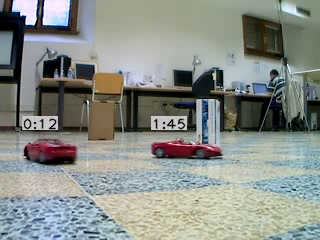
#> input picture frame 317 of remoteCarRecap.avi, 320 x 240 px, given in place of highwayTraffic.mp4, which was not available
$ python objectTracking.py
#> lines starting #> are read from the running program, lines starting #| are printed output that depends on the picture; after the words box and inside, x2 and y2 are one past the last pixel; in counts of white or black regions, pixels touching at a corner belong together; pictures that were not available may be replaced by others from this repository, and a replacement may not be noted
from collections import deque
import cv2
import argparse
import numpy as np
import imageio

parser = argparse.ArgumentParser(description='CCtv Recap')

parser.add_argument('--input', help='Path to video or to sequence of image', default='highwayTraffic.mp4')
parser.add_argument('--algo', help='Background Subtraction Method (KNN, MOG2)', default='MOG2')

args = parser.parse_args()

kernel = cv2.getStructuringElement(cv2.MORPH_ELLIPSE,(3,3))
if args.algo == 'MOG2':
    backSub = cv2.createBackgroundSubtractorMOG2()
else:
    backSub = cv2.createBackgroundSubtractorKNN()
capture = cv2.VideoCapture(cv2.samples.findFileOrKeep(args.input))
#video_writer = imageio.get_writer('sam.avi', 'mp4', mode='I', fps=15)

frameIds = capture.get(cv2.CAP_PROP_FRAME_COUNT) * np.random.uniform(size=25)
frames = []
shp = []
for fid in frameIds:
    capture.set(cv2.CAP_PROP_POS_FRAMES, fid)
    ret, frame = capture.read()
    if ret == False:
        continue
    shp = frame.shape
    frames.append(frame)
#> this loop made 25 passes
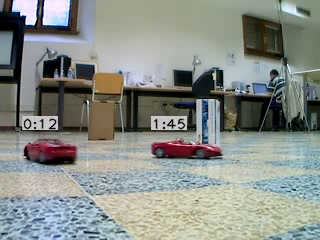
#> input picture frame 317 of remoteCarRecap.avi, 320 x 240 px, given in place of highwayTraffic.mp4, which was not available
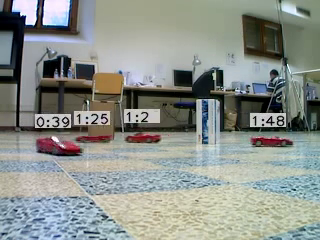
#> input picture frame 413 of remoteCarRecap.avi, 320 x 240 px, given in place of highwayTraffic.mp4, which was not available
#> after the loop, frames = 25 items

background = np.median(frames, axis=0).astype(dtype=np.uint8)
graybgrd = cv2.cvtColor(background, cv2.COLOR_RGB2GRAY)
graybgrd = cv2.GaussianBlur(graybgrd, (5, 5), 0)
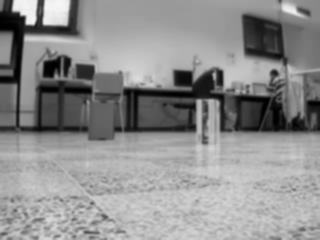
#> graybgrd: shape (240, 320); min 0, max 246, mean 141.9


'''re, thresh = cv2.threshold(fgmask, 80, 255, cv2.THRESH_BINARY)
a, contours = cv2.findContours(thresh, cv2.RETR_TREE, cv2.CHAIN_APPROX_NONE)

for i in range(frame.shape[0]):
    for j in range(frame.shape[1]):
        if(fgmask[i][j] == 255):
            cv2.putText(frame, '1', (i, j), cv2.FONT_HERSHEY_PLAIN, 1, (0, 0, 0), 1, cv2.LINE_AA)'''
i = 0
while True:
    ret, frame = capture.read()
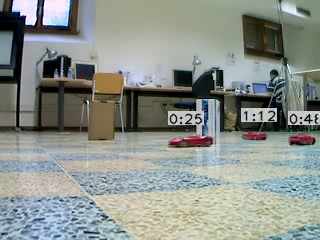
#> input picture frame 69 of remoteCarRecap.avi, 320 x 240 px, given in place of highwayTraffic.mp4, which was not available
#> frame is the input picture: shape (240, 320, 3); mean B, G, R 139.3, 145.2, 139.5
    #frame = cv2.cvtColor(frame, cv2.COLOR_BGR2HSV)
    #fgmask = backSub.apply(frame)
    grayfrm = cv2.cvtColor(frame, cv2.COLOR_RGB2GRAY)
    grayfrm = cv2.GaussianBlur(grayfrm, (5, 5), 0)
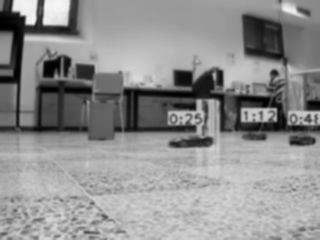
#> grayfrm: shape (240, 320); min 0, max 246, mean 142.8

    fgmask = cv2.absdiff(graybgrd, grayfrm)
    _, thres = cv2.threshold(fgmask, 25, 255, cv2.THRESH_BINARY)
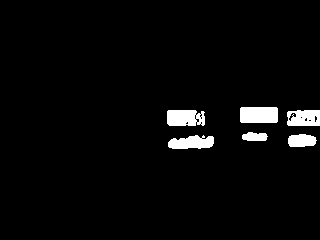
#> thres: shape (240, 320); 3.4% white; 6 white regions, box (x1, y1, x2, y2) and area: (240, 107, 278, 123) 604, (167, 110, 205, 126) 544, (168, 135, 214, 149) 492, (287, 110, 320, 126) 469, (288, 134, 317, 147) 314, (242, 132, 268, 141) 190
    fgmask[fgmask == 127] = 0
#> fgmask: shape (240, 320); min 0, max 194, mean 3.7
    re, thresh = cv2.threshold(fgmask, 100, 255, cv2.THRESH_BINARY|cv2.THRESH_OTSU)
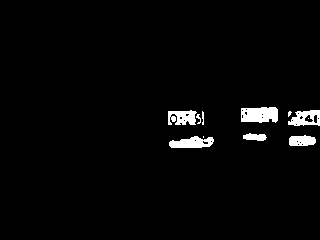
#> thresh: shape (240, 320); 2.6% white; 11 white regions (3 under 20 px)
#> re = 51
    contours = cv2.findContours(thresh, cv2.RETR_LIST, cv2.CHAIN_APPROX_SIMPLE)[-2]
#> contours = 34 contours, 26 with area under 20; largest, box (x1, y1, x2, y2) and area: (241, 107, 278, 123) 473, (288, 110, 320, 126) 354, (169, 136, 214, 148) 342, (168, 110, 197, 125) 277, (289, 135, 316, 146) 218, (243, 133, 267, 141) 112, (304, 114, 314, 123) 44, (313, 114, 318, 124) 31
    s1 = 200
    s2 = 20000
    xcnts = []
    for cnt in contours:
        if s1 < cv2.contourArea(cnt) < s2:

            # [5 lines of commented-out code are left out]
            x, y, w, h = cv2.boundingRect(cnt)
            y = y - 10
            h = h + 10
            cv2.rectangle(frame, (x, y), (x+w, y+h), (200, 200, 200), -1)
#> this loop made 34 passes
#> (x, y, w, h) on passes 9, 10, 30, 32, 34: (169, 126, 45, 22), (289, 125, 27, 21), (288, 100, 32, 26), (168, 100, 29, 25), (241, 97, 37, 26)
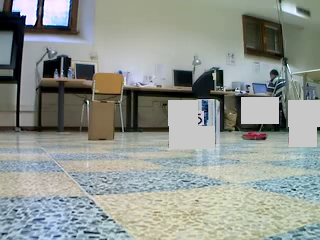
#> frame: shape (240, 320, 3); 5.58% of pixels changed, all inside (x1, y1, x2, y2) = (168, 97, 320, 149)
    i+=1
    cv2.imshow('image2',thres)
    #video_writer.append_data(frame)
    if cv2.waitKey(10) & 0xFF == ord('q'):
        #video_writer.release()
#> (key q is pressed here)
        cv2.destroyAllWindows()

$ run again, starting later in the video
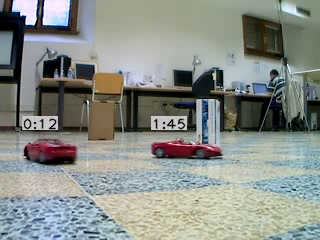
#> input picture frame 317 of remoteCarRecap.avi, 320 x 240 px, given in place of highwayTraffic.mp4, which was not available
#> the loop `for fid in frameIds:` made 25 passes
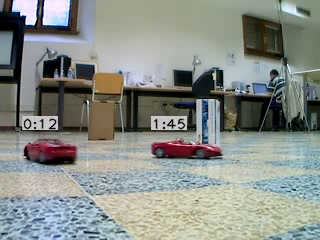
#> input picture frame 317 of remoteCarRecap.avi, 320 x 240 px, given in place of highwayTraffic.mp4, which was not available
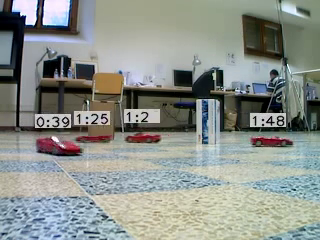
#> input picture frame 413 of remoteCarRecap.avi, 320 x 240 px, given in place of highwayTraffic.mp4, which was not available
#> after the loop `for fid in frameIds:`: frames = 25 items
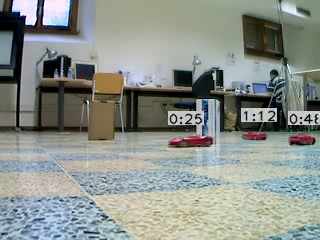
#> input picture frame 69 of remoteCarRecap.avi, 320 x 240 px, given in place of highwayTraffic.mp4, which was not available
#> frame is the input picture: shape (240, 320, 3); mean B, G, R 139.3, 145.2, 139.5
#> thres: shape (240, 320); 3.4% white; 6 white regions, box (x1, y1, x2, y2) and area: (240, 107, 278, 123) 604, (167, 110, 205, 126) 544, (168, 135, 214, 149) 492, (287, 110, 320, 126) 469, (288, 134, 317, 147) 314, (242, 132, 268, 141) 190
#> thresh: shape (240, 320); 2.6% white; 11 white regions (3 under 20 px)
#> re = 51
#> contours = 34 contours, 26 with area under 20; largest, box (x1, y1, x2, y2) and area: (241, 107, 278, 123) 473, (288, 110, 320, 126) 354, (169, 136, 214, 148) 342, (168, 110, 197, 125) 277, (289, 135, 316, 146) 218, (243, 133, 267, 141) 112, (304, 114, 314, 123) 44, (313, 114, 318, 124) 31
#> the loop `for cnt in contours:` made 34 passes
#> (x, y, w, h) on passes 9, 10, 30, 32, 34: (169, 126, 45, 22), (289, 125, 27, 21), (288, 100, 32, 26), (168, 100, 29, 25), (241, 97, 37, 26)
